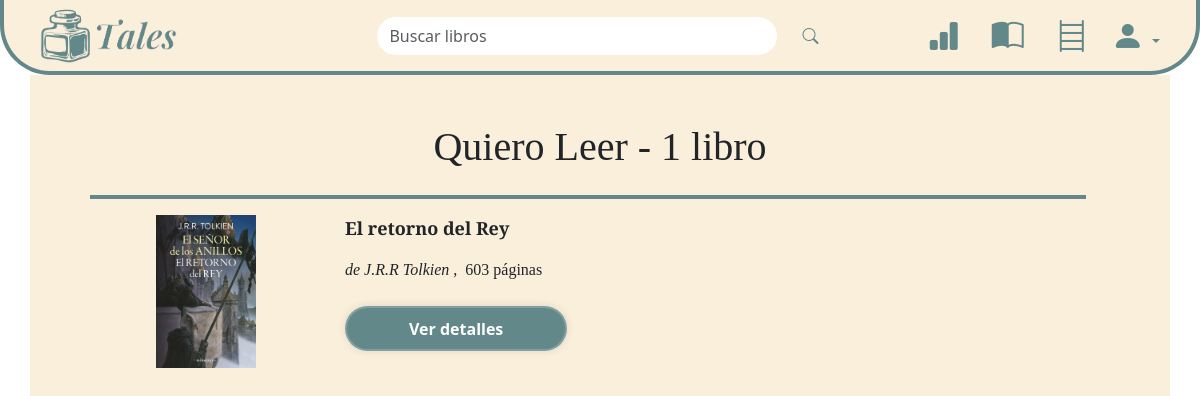
The page /tales/libreria/7/ (signed in) on the database its author committed.
### talesApp/models.py (models this page shows, shortened)
class Libreria (models.Model):
    id_libreria = models.AutoField(primary_key=True)
    id_usuario = models.ForeignKey(Usuario, on_delete=models.CASCADE)
    id_libro = models.ManyToManyField(Libro, blank=True)
    titulo = models.CharField(max_length=255)
    n_libros_estanteria = models.IntegerField(default=0)

class Libro(models.Model):
    id_libro = models.AutoField(primary_key=True)
    id_saga = models.ManyToManyField('Saga')
    id_autor = models.ManyToManyField('Autor')
    id_genero = models.ManyToManyField('Genero')
    n_paginas = models.IntegerField()
    n_saga = models.IntegerField(null=True, blank=True)
    titulo = models.CharField(max_length=255)
    isbn = models.CharField(max_length=13)
    fecha_publicacion = models.DateField()
    sinopsis = models.TextField()
    portada = models.ImageField(upload_to='portadas_libro')

class Autor(models.Model):
    id_autor = models.AutoField(primary_key=True)
    nombre_autor = models.CharField(max_length=255)
    apellido_autor = models.CharField(max_length=255, null=True, blank=True)
    biografia = models.TextField()
    foto_autor = models.ImageField(upload_to='autores')
    fecha_nacimiento = models.DateField()
    fecha_defuncion = models.DateField(null=True, blank=True)
    nacionalidad = models.CharField(max_length=255)

### talesApp/views.py (the view)
# urls.py: path('libreria/<int:id_libreria>/', views.ver_detalles_libreria, name='ver_detalles_libreria'),
@login_required
def ver_detalles_libreria(request, id_libreria):
    libreria = get_object_or_404(Libreria, pk=id_libreria)
    usuario = get_object_or_404(Usuario, user=request.user)
    libros = libreria.id_libro.all()
    nombre = libreria.titulo
    context = {
        'titulo' : nombre,
        'usuario' : usuario,
        'libreria': libreria,
        'libros': libros
    }
    return render(request, 'ver_detalles_libreria.html', context=context)

### talesApp/context_processors.py (called while the page is built)
def frase_aleatoria_login(request):
    frases = Frase.objects.select_related('id_autor').all()
    if frases:
        frase = random.choice(frases)
    else:
        frase = "oh oh, aqui deberia haber una frase"
    return {'frase' : frase }

def usuario_autenticado(request):
    return {'usuario_autenticado': request.user}

### talesApp/templates/ver_detalles_libreria.html (shortened to what this page needs)
{% extends 'base/base.html' %}
{% block content %}
<div class="container busqueda">
    <div class="row">
        <div class="col-12 col-md-12 pt-5 d-flex justify-content-center">
                <div class="row d-flex align-items-end">
                    <h1>{{libreria.titulo}}
                        {% if libreria.n_libros_estanteria == 0 %}
                        {% elif libreria.n_libros_estanteria == 1 %}
                            - {{libreria.n_libros_estanteria}} libro
                        {% else %}
                            - {{libreria.n_libros_estanteria}} libros
                        {% endif %}
                    </h1>
                </div>
        </div>
    </div>
    <div class="row justify-content-start px-5 w-100">
        <div class="col-12 justify-content-center w-100 no-margin">
            {% if libros%}
                {% for libro in libros %}
                    <div class="resultado">
                        <hr class="separador">
                        <div class="row">
                            <div class="col-3 d-flex justify-content-center align-items-center">
                                <img src="{{ libro.portada.url }}" alt="Portada de {{ libro.titulo }}" style="width: 100px;">
                            </div>
                            <div class="col-9">
                                <p class="titulo">{{ libro.titulo }}</p>
                                <p>
                                    <span class="autores">
                                        de
                                        {% for autor in libro.id_autor.all %}
                                            <a href="{% url 'ver_detalles_autor' autor.id_autor %}">
                                            {{ autor.nombre_autor }}
                                            {% if autor.apellido_autor %}
                                                {{ autor.apellido_autor }}</a>
                                            {% endif %}
                                        {% endfor %}
                                    </span>
                                    , &nbsp;{{ libro.n_paginas }} páginas
                                </p>
                                <a href="{% url 'ver_detalles_libro' libro.id_libro %}"><button class="py-2 my-2 ver_detalles_libro">Ver detalles</button></a>
                            </div>
                        </div>
                    </div>
                {% endfor %}
            {% else %}
            <div class="row text-center py-5">
                <h5>¡Vaya! Parece que no tienes libros!</h5>
            </div>
            {% endif %}
        </div>
    </div>
</div>
{% endblock %}

### talesApp/static/css/base.css (style rules this page uses)
* { margin: 0; padding: 0; box-sizing: border-box; }
html,body { height: 100%; }
body { font-family: 'Playfair Display'; font-weight: 600; }
hr { border: 2px solid #638889 !important; opacity: 1 !important; }
a { color: inherit; outline: none; text-decoration: none; }
a:link, a:visited { color: inherit; outline: none; text-decoration: none; }
h1, h2, h3, h4, h5 { font-family: 'Playfair Display'; font-weight: 700; }
p { font-family: 'Playfair Display'; }
html { font-size: 100%; }
h1 { font-size: 4.210rem; }
.busqueda { background-color: #F9EFDB !important; }
.ver_detalles_libro { width: 30%; height: 45px; background: #638889; border: none; outline: none; border: 2px solid rgba(255, 255, 255, .2); border-radius: 40px; font-size: 16px; box-shadow: 0 0 10px rgba(0, 0, 0, .1); cursor: pointer; color: #fff; font-weight: 600; }
.resultado { margin-bottom: 20px; }
.titulo { font-size: 18px; font-weight: bold; }
.autores { font-style: italic; }
.separador { border: 2px solid #638889 !important; }
.sagas a, .autores a { text-decoration: none; color: inherit; }

### rows shown on the page
Libreria: titulo "Quiero Leer", n_libros_estanteria "1"
Libro: portada (picture), titulo "El retorno del Rey", n_paginas "603"
Autor: nombre_autor "J.R.R", apellido_autor "Tolkien"
